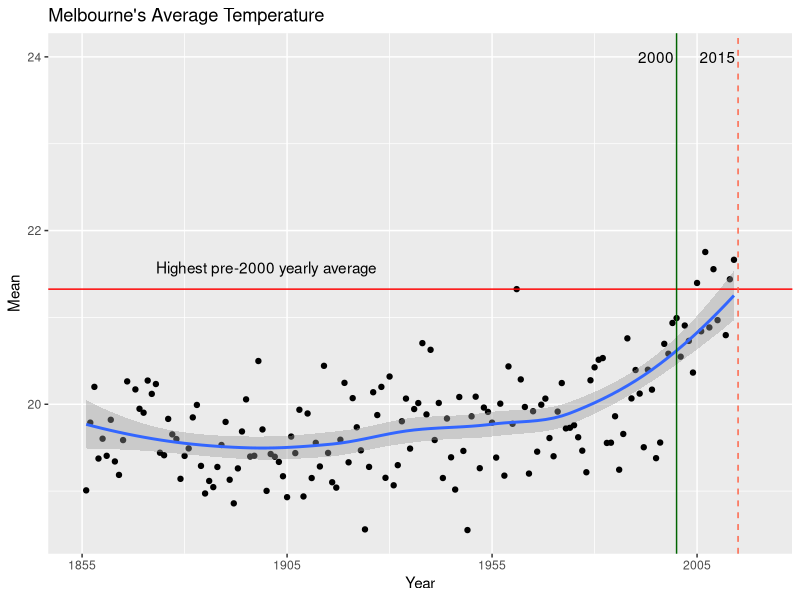

Generate this figure with R:
library(ggplot2)
library(dplyr)

data1<-read.csv("data/melbourne.csv", header = TRUE)

input <- select(data1, 4:7) %>%
        #filter(Month == 5) %>%
        filter(Year >= 1855 & Year <= 2014) %>%
        group_by(Year) %>%
        summarise(Mean = mean(Max))

mt <- as.numeric(
        input %>%
        filter (Year <2000) %>%
        summarise(max(Mean, na.rm=TRUE))
        )


ggplot(input, aes(Year,Mean)) + 
  geom_point() + 
  geom_smooth(method=loess) + 
  geom_hline(yintercept = mt, color="red") +
  geom_vline(xintercept = 2015, color="tomato1", linetype = "dashed") +
  geom_vline(xintercept = 2000, color="darkgreen", linetype = "solid") +
  ggtitle("Melbourne's Average Temperature") + 
  annotate("text", label = "Highest pre-2000 yearly average", x = 1900, y = mt+0.25) + 
  annotate("text", label = "2015", x = 2010, y = 24) + 
  annotate("text", label = "2000", x = 1995, y = 24) + 
  scale_x_continuous("Year",limits=c(1855,2020), breaks=seq(1855,2020, 50))
